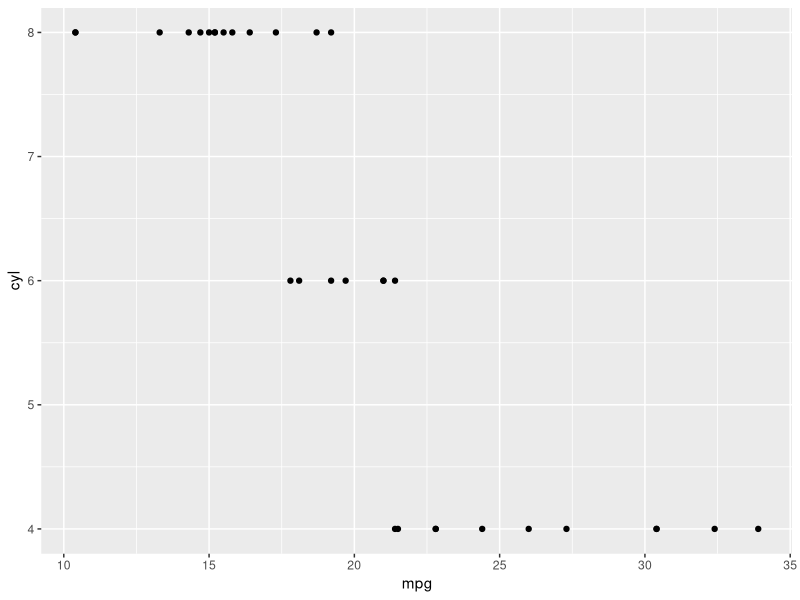

Write R code to recreate this figure.
## ---- chunk 1
library(ggplot2)
## ---- chunk 2

## ---- chunk 3
ggplot(aes(x = mpg, y = cyl), data=mtcars) + geom_point()
## ---- chunk 4

